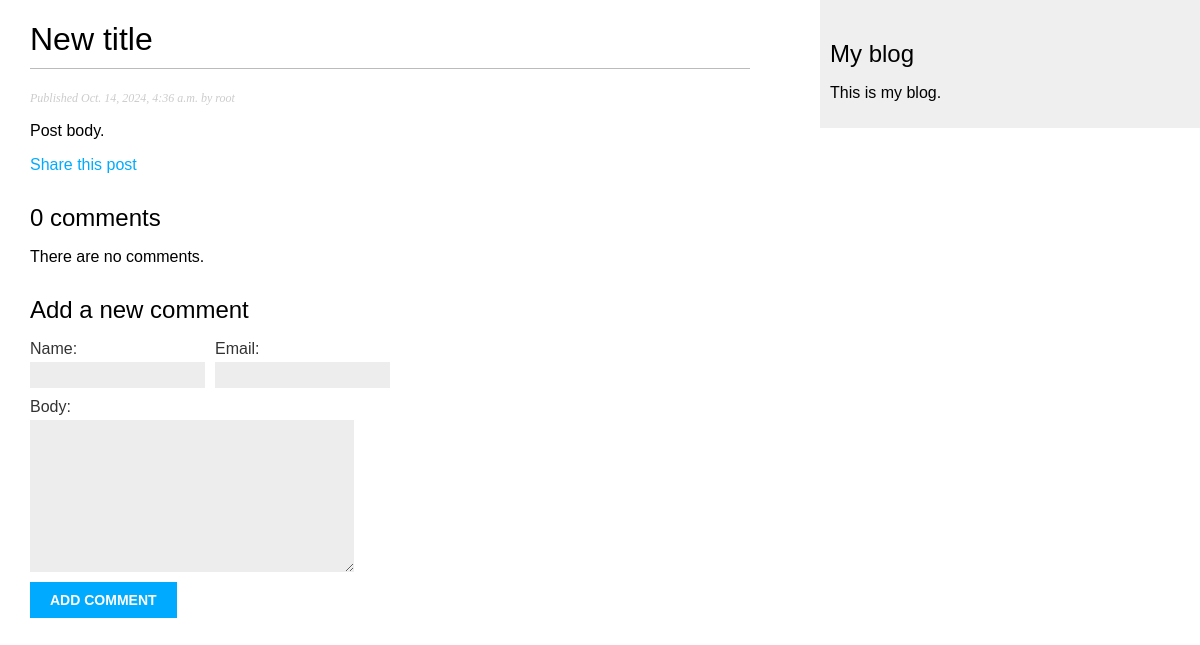
Screenshot of /blog/2024/10/14/another-post/ with the database file from the repository.
### blog/models.py (models this page shows, shortened)
class Post(models.Model):
    class Status(models.TextChoices):
        DRAFT = 'DF', 'Draft'
        PUBLISHED = 'PB', 'Published'
    title = models.CharField(max_length=250)
    slug = models.SlugField(max_length=250, unique_for_date='publish')
    author = models.ForeignKey(
        settings.AUTH_USER_MODEL,
        on_delete=models.CASCADE,
        related_name='blog_posts'
    )
    body = models.TextField()
    publish = models.DateTimeField(default=timezone.now)
    created = models.DateTimeField(auto_now_add=True)
    updated = models.DateTimeField(auto_now=True)
    status = models.CharField(
        max_length=2,
        choices=Status,
        default=Status.DRAFT
    )
    objects = models.Manager() # The default manager.
    published = PublishedManager() # Our custom manager
    tags = TaggableManager()
    class Meta:
        ordering = ['-publish']
        indexes = [
            models.Index(fields=['-publish']),
        ]
    """
    The reverse() function will build the URL dynamically using the URL name defined
    in the URL paterns. We have used the blog namespace followed by a colon and
    the post_detail URL name. Remeber that the blog namespace is defined in the
    main urls.py file of the project when including the URL
    patterns from blog.urls. The post_detail URL is defined in the urls.py file of the blog application.mt
    """

### blog/views.py (the view)
# urls.py: path('<int:year>/<int:month>/<int:day>/<slug:post>/', views.post_detail, name="post_detail"),
def post_detail(request, year, month, day, post):
    post = get_object_or_404(
        Post,
        status=Post.Status.PUBLISHED,
        slug=post,
        publish__year=year,
        publish__month=month,
        publish__day=day
    )
    comments = post.comments.filter(active=True)
    form = CommentForm()
    return render(
        request,
        'blog/post/detail.html',
        {'post': post, 'comments': comments, 'form': form}
    )

### blog/forms.py
class CommentForm(forms.ModelForm):
    class Meta:
        model = Comment
        fields = ['name', 'email', 'body']

### blog/templates/blog/post/detail.html (shortened to what this page needs)
{% extends "blog/base.html" %}
{% block content %}
    <h1>{{ post.title }}</h1>
    <p class="date">
       Published {{ post.publish }} by {{ post.author }}
    </p>
    {{ post.body|linebreaks }}
    <p>
      <a href="{% url "blog:post_share" post.id %}">Share this post</a>
    </p>
    {% with comments.count as total_comments %}
    <h2>
      {{ total_comments }} comment{{ total_comments|pluralize }}
    </h2>
    {% endwith %}
    {% for comment in comments %}
    <div class="comment">
      <p class="info">
        Comment {{ forloop.counter }} by {{ comment.name }}
        {{ comment.created }}
      </p>
        {{ comment.body|linebreaks }}
    </div>
    {% empty %}
      <p>There are no comments.</p>
    {% endfor %}
    {% include "blog/post/includes/comment_form.html" %}
{% endblock %}

### blog/static/css/blog.css (style rules this page uses)
body { margin:0; padding:0; font-family:helvetica, sans-serif; }
a { color:#00abff; text-decoration:none; }
h1 { font-weight:normal; border-bottom:1px solid #bbb; padding:0 0 10px 0; }
h2 { font-weight:normal; margin:30px 0 0; }
p.date { color:#ccc; font-family: georgia, serif; font-size: 12px; font-style: italic; }
label { float:left; clear:both; color:#333; margin-bottom:4px; }
input, textarea { clear:both; float:left; margin:0 0 10px; background:#ededed; border:0; padding:6px 10px; font-size:12px; }

### rows the page displays
Post: title "New title", publish "Oct. 14, 2024, 4:36 a.m.", author "root", body "Post body."

### other values shown
{{ total_comments }} "0"
